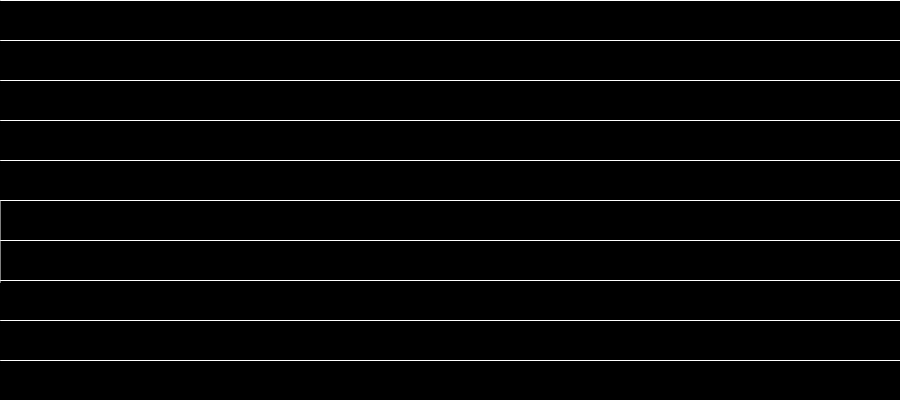
Frame 1 (no input)
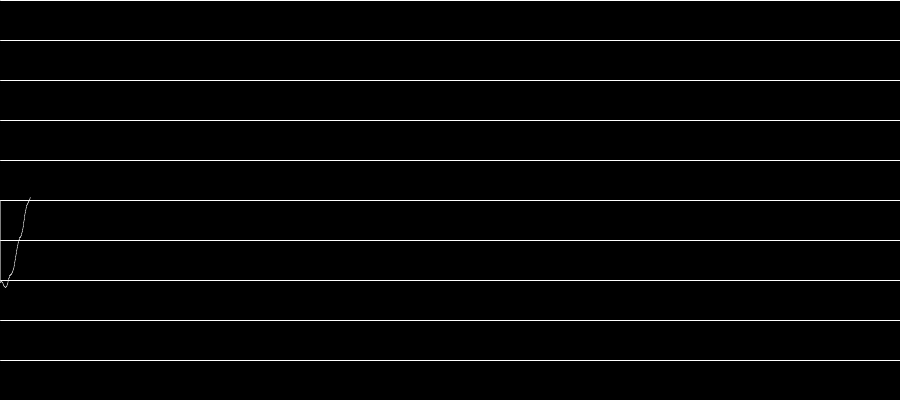
Frame 60 (the mouse pressed at the canvas centre just before this capture)
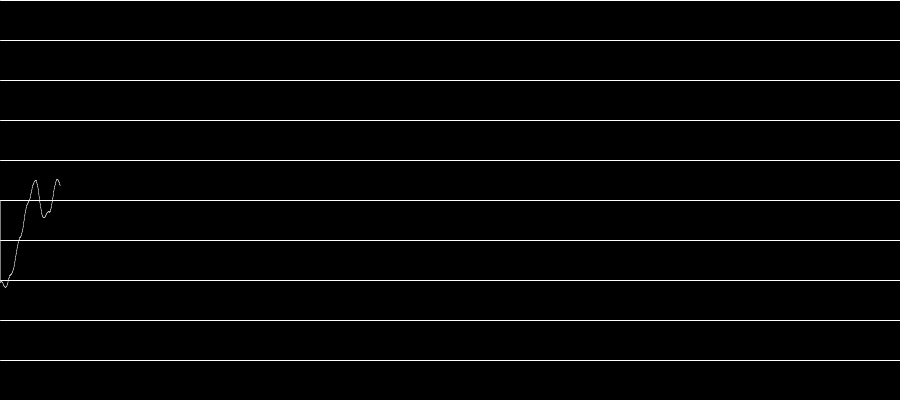
Frame 120 (the mouse held since frame 60 and released just before this capture)

The Processing sketch that drew these frames (run headless with seeded random() and noise(); from frame 60 on, the mouse is pressed at the canvas centre):

// Processing sketch: waves_of_noise
// ── waves_of_noise.pde
float x= 0;
float y = 0;
float px, py;
int steps = 10;
int res;

float nx, ny, nz;
float na, nai, nr;

float z_mid, z_range, z_angle, z_angle_inc;
void setup() {
  frameRate(1000);
  size(900,400);
  res = height / steps;
  randomSeed(1);
  nx = random(100);
  ny = random(100);
  z_mid = random(100);
  z_range = random(10);
  z_angle = 0;
  z_angle_inc = radians(1);
  nai = TWO_PI / width;
  na = 0;
  nr = random(1,5);
  px = 0;
  py = height / 2;
  background(0);
  stroke(255);
  for(int yy = 0; yy < height; yy += res) {
    line(0,yy,width,yy);
  }
}


void draw() {
  //background(0);
  na += nai;
  if (na > TWO_PI) {
    na -= TWO_PI;
    z_angle += z_angle_inc;
    z_angle %= TWO_PI;
    
  }
  
  nz = z_mid + (z_range * sin(z_angle));
  
  float nnx = nx + nr * cos(na);
  float nny = ny + nr * sin(na);
  
  y = noise(nnx,nny,nz);
  y = map(y, 0,1,0,height);
  x += 0.5;
  if (x > width-1){
    x = 0;
    //background(0);
    px = 0;
  }
  stroke(255,128);
  line(px,py,x,y);
  px = x;
  py = y;
  
  
}
